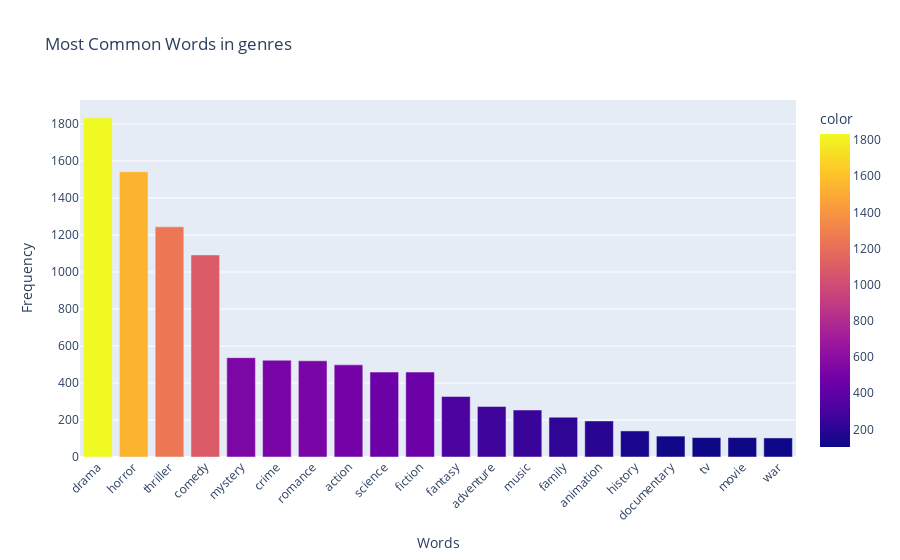

Notebook source saved alongside this figure:
### Markdown cell above
**Genre Word Count**

### Code cell
sentiment_utils.analyze_most_common_words(cleaned_films, text_column='genres', top_n=20)

### Figure 1 — Plotly figure (JSON) as saved in the notebook; plotly's stock layout.template omitted (floating-point values rounded to 4 significant figures)
{"data": [{"alignmentgroup": "True", "hovertemplate": "Words=%{x}<br>Frequency=%{y}<br>color=%{marker.color}<extra></extra>", "legendgroup": "", "marker": {"color": [1833, 1542, 1244, 1092, 537, 523, 520, 498, 459, 459, 327, 273, 254, 215, 195, 141, 113, 105, 105, 103], "coloraxis": "coloraxis", "pattern": {"shape": ""}}, "name": "", "offsetgroup": "", "orientation": "v", "showlegend": false, "textposition": "auto", "type": "bar", "x": ["drama", "horror", "thriller", "comedy", "mystery", "crime", "romance", "action", "science", "fiction", "fantasy", "adventure", "music", "family", "animation", "history", "documentary", "tv", "movie", "war"], "xaxis": "x", "y": [1833, 1542, 1244, 1092, 537, 523, 520, 498, 459, 459, 327, 273, 254, 215, 195, 141, 113, 105, 105, 103], "yaxis": "y"}], "layout": {"barmode": "relative", "coloraxis": {"colorbar": {"title": {"text": "color"}}, "colorscale": [[0, "#0d0887"], [0.1111, "#46039f"], [0.2222, "#7201a8"], [0.3333, "#9c179e"], [0.4444, "#bd3786"], [0.5556, "#d8576b"], [0.6667, "#ed7953"], [0.7778, "#fb9f3a"], [0.8889, "#fdca26"], [1, "#f0f921"]]}, "legend": {"tracegroupgap": 0}, "title": {"text": "Most Common Words in genres"}, "xaxis": {"anchor": "y", "domain": [0, 1], "tickangle": -45, "title": {"text": "Words"}}, "yaxis": {"anchor": "x", "domain": [0, 1], "title": {"text": "Frequency"}}}}
